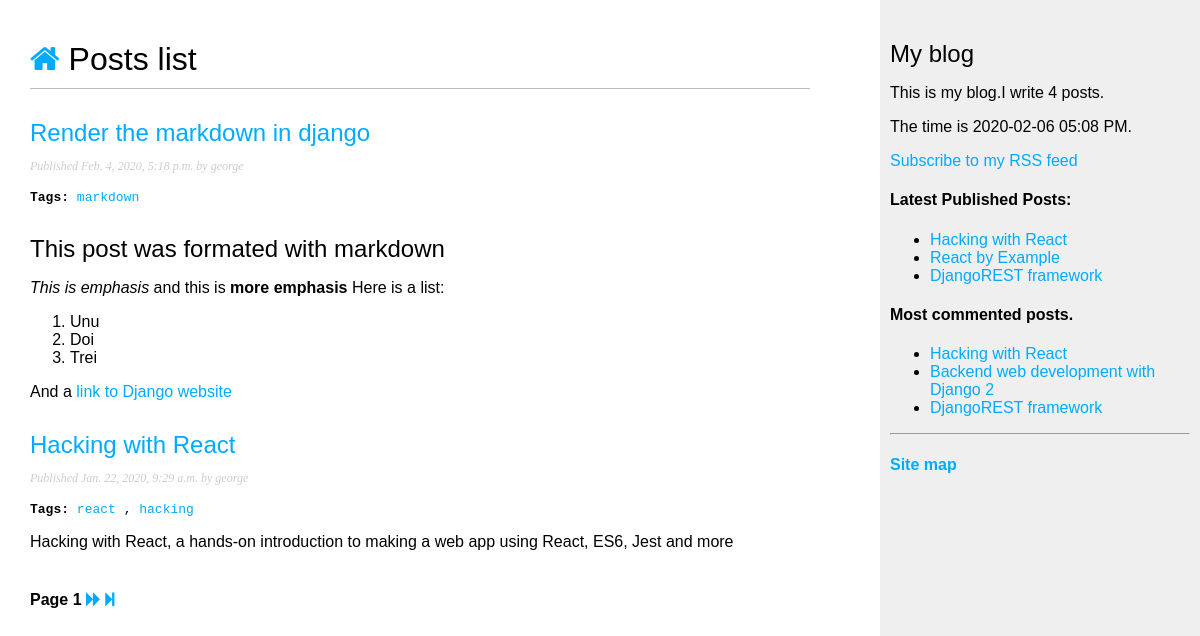
Screenshot of /blog/ with the database file from the repository.
### blog/models.py (models this page shows, shortened)
class Post(models.Model):
    STATUS_CHOICES=(
        ('draft', 'Draft'),
        ('published', 'Published'),
    )
    title = models.CharField(max_length=50)
    slug = models.SlugField(max_length=50, unique_for_date='publish')
    body = models.TextField()
    author = models.ForeignKey(User, on_delete=models.CASCADE, related_name='blog_posts')
    publish = models.DateTimeField(default=timezone.now)
    created = models.DateTimeField(auto_now_add=True)
    updated = models.DateTimeField(auto_now=True)
    status = models.CharField(max_length=10, choices=STATUS_CHOICES, default='draft')
    objects = models.Manager()
    published = PublishedManager()
    draft = DraftManager()
    tags=TaggableManager()
    class Meta:
        ordering=('-publish', 'title',)
    def get_absolute_url(self):
        return reverse('blog:post_detail', args=[self.publish.year,
                                    self.publish.strftime('%m'),
                                    self.publish.strftime('%d'),
                                    self.slug])

### blog/views.py (the view)
# urls.py: path('', views.post_list, name='post_list'),
def post_list(request, tag_slug=None):
    object_list=Post.objects.all()
    tag=None
    if tag_slug:
        tag=get_object_or_404(Tag, slug=tag_slug)
        object_list=object_list.filter(tags__in=[tag])
    paginator=Paginator(object_list,2)
    page=request.GET.get('page') # numarul paginii
    print(page)
    try:
        posts=paginator.page(page)
    except EmptyPage:
        posts=paginator.page(paginator.num_pages)
    except PageNotAnInteger:
        posts=paginator.page(1)
    return render(request, 'list.html', {'page':page, 'posts':posts, 'tag':tag})

### blog/models.py (called while the page is built)
    def get_queryset(self):
        return super(PublishedManager, self).get_queryset().filter(status='published')

### blog/templatetags/blog_tags.py (called while the page is built)
@register.simple_tag
def total_posts():
    return Post.published.count()

@register.simple_tag
def current_time(format_string):
    return timezone.datetime.now().strftime(format_string)

@register.inclusion_tag('latest_posts.html')
def show_latest_posts(count=5):
    latest_posts=Post.published.order_by('-publish')[:count]
    return {'latest_posts':latest_posts}

@register.simple_tag
def get_most_commented_posts():
    return Post.published.annotate(total_comments=Count('comments')).order_by('-total_comments')[:3]

@register.filter(name='markdown')
def markdown_format(text):
    return mark_safe(markdown(text))

### blog/templates/list.html (shortened to what this page needs)
{% extends 'base.html' %}
{% load blog_tags %}
{% block content%}
<h1><a href="{% url 'blog:post_list'%}"><i class="fa fa-home"></i></a> Posts list</h1>
{% for post in posts %}
<h2><a href="{{ post.get_absolute_url }}">{{post.title}}</a></h2>
<p class="date">Published {{post.publish}} by {{post.author}}</p>
<p class="posts">
<code>
<strong>Tags:</strong>
{% for tag in post.tags.all %}
<a href="{% url 'blog:post_list_by_tag' tag.slug %}">{{tag.slug}}</a>
{% if not forloop.last %}, {% endif %}
{% endfor %}
</code>
</p>
<p>{{post.body|markdown|truncatewords_html:30}}</p>
{% endfor %}
<div class="pagination">
    <span class="step-links">
        <span class="current">
            Page {{ posts.number }}
        </span>
        {% if posts.has_next %}
            <a href="?page={{ posts.next_page_number }}"><i class="fa fa-forward"></i></a>
            <a href="?page={{ posts.paginator.num_pages }}"><i class="fa fa-step-forward"></i></a>
        {% endif %}
    </span>
</div>
{% endblock %}

### blog/templates/base.html (shortened to what this page needs)
{% load blog_tags %}
{% load static %}
<html>
<head>
<link href="{% static '/blog/css/blog.css' %}" rel="stylesheet">
<link href="//maxcdn.bootstrapcdn.com/font-awesome/4.7.0/css/font-awesome.min.css" rel="stylesheet">
</head>
<body>
<div id="content">
{% block content %}
{% endblock %}
</div>
<div id="sidebar">
<h2>My blog</h2>
<p>This is my blog.I write {% total_posts %} posts.</p>
{% current_time "%Y-%m-%d %I:%M %p" as the_time %}
<p>The time is {{ the_time }}.</p>
<p><a href="{% url 'blog:post_feed' %}">Subscribe to my RSS feed</a></p>
<h4>Latest Published Posts:</h4>
{% show_latest_posts 3 %}
<h4>Most commented posts.</h4>
{% get_most_commented_posts as most_commented_posts %}
<ul>
{% for post in most_commented_posts %}
<li><a href="{{post.get_absolute_url}}">{{post.title}}</a></li>
{% endfor %}
</ul>
<hr/>
<h4><a href="/sitemap.xml">Site map</a></h4>
</div>
</body>
</html>

### blog/templates/latest_posts.html
<ul>
{% for post in latest_posts %}
<li><a href="{{ post.get_absolute_url }}">{{post.title}}</a></li>
{% endfor %}
</ul>

### blog/static/blog/css/blog.css (style rules this page uses)
body { margin:0; padding:0; font-family:helvetica, sans-serif; }
a { color:#00abff; text-decoration:none; }
h1 { font-weight:normal; border-bottom:1px solid #bbb; padding:0 0 10px 0; }
h2 { font-weight:normal; margin:30px 0 0; }
#content { float:left; width:65%; padding:0 0 0 30px; padding-top: 20px; }
#sidebar { float:right; width:25%; padding:10px; background:#efefef; height:100%; }
p.date { color:#ccc; font-family: georgia, serif; font-size: 12px; font-style: italic; }
.pagination { margin:40px 0; font-weight:bold; }

### rows the page displays
Post: title "Render the markdown in django", publish "Feb. 4, 2020, 5:18 p.m.", author "george", body "This post was formated with markdown This is emphasis and this is more emphasis Here is a list: Unu Doi Trei And a link to Django website"
Tag: slug "markdown"
Post: title "Hacking with React", publish "Jan. 22, 2020, 9:29 a.m.", author "george", body "Hacking with React, a hands-on introduction to making a web app using React, ES6, Jest and more"
Tag: slug "react"
Tag: slug "hacking"
Post: title "React by Example"
Post: title "DjangoREST framework"
Post: title "Backend web development with Django 2"

### other values shown
{{ posts.number }} "1"
{{ the_time }} "2020-02-06 05:08 PM"
